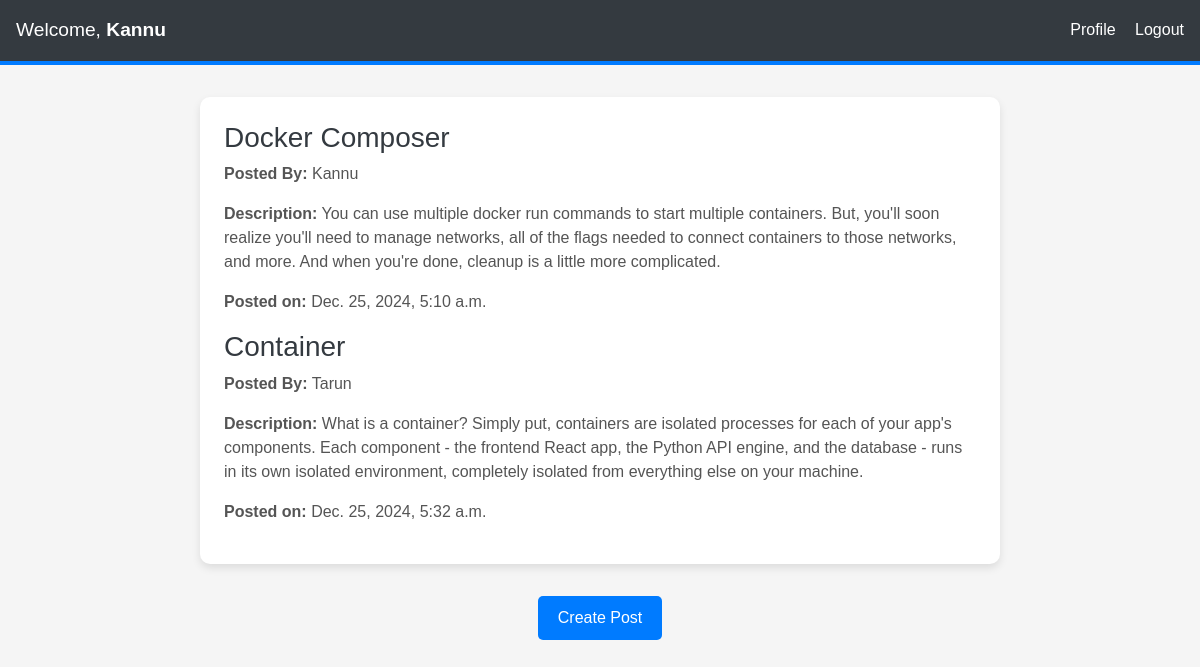
/dashboard/ (signed in), run on the app's committed database.
### blogproject/models.py (models this page shows)
class Blog(models.Model):
    user = models.ForeignKey(User, on_delete=models.CASCADE)
    title = models.CharField(max_length=50)
    description = models.TextField()
    post_date = models.DateTimeField(auto_now_add=True)

### blogproject/views.py (the view)
# urls.py: path('dashboard/', Dashboard.as_view(), name='dashboard'),
class Dashboard(LoginRequiredMixin, View):
    login_url = 'login'
    def get(self, request):
        data = Blog.objects.all()
        print('Dashboard View :', data)
        return render(
            request, 'dashboard.html',
            {'data': data, 'user': request.user})

### blogproject/templates/dashboard.html (shortened to what this page needs)
<!DOCTYPE html>
<html lang="en">
<head>
    <link href="https://cdn.jsdelivr.net/npm/bootstrap@5.3.1/dist/css/bootstrap.min.css" rel="stylesheet">
</head>
<body>
    <div class="header">
        <div class="user-info">
            Welcome, <strong>{{ user }}</strong>
        </div>
        <div class="nav-buttons">
            <a href="#">Profile</a>
            <a href="{% url 'logout' %}">Logout</a>
        </div>
    </div>
    <div class="content">
      {% for i in data %}
        <h3>{{ i.title }}</h3>
        <p><strong>Posted By:</strong> {{ i.user }}</p>
        <p><strong>Description:</strong> {{ i.description }}</p>
        <p><strong>Posted on:</strong> {{ i.post_date }}</p>
      {% endfor %}
    </div>
    <div class="btn-create-post">
        <a href="{% url 'createpost' %}">Create Post</a>
    </div>
</body>
</html>

### blogproject/templates/dashboard.html (style rules this page uses)
body { background-color: #f5f5f5; font-family: Arial, sans-serif; }
.header { background-color: #343a40; color: white; padding: 1rem; display: flex; justify-content: space-between; align-items: center; border-bottom: 4px solid #007bff; }
.header .user-info { font-size: 1.2rem; }
.header .nav-buttons a { color: white; text-decoration: none; margin-left: 15px; font-size: 1rem; }
.content { margin: 2rem auto; max-width: 800px; background-color: white; padding: 1.5rem; border-radius: 10px; box-shadow: 0 4px 8px rgba(0, 0, 0, 0.1); }
.content h3 { color: #343a40; }
.content p { color: #555; font-size: 1rem; }
.btn-create-post { display: block; text-align: center; margin-top: 20px; }
.btn-create-post a { display: inline-block; background-color: #007bff; color: white; padding: 10px 20px; border-radius: 5px; text-decoration: none; font-size: 1rem; }

### data on the page
Blog: title "Docker Composer", user "Kannu", description "You can use multiple docker run commands to start multiple containers. But, you'll soon realize you'll need to manage networks, all of the flags needed to connect containers to those networks, and more. And when you're done, cleanup is a little more complicated.", post_date "Dec. 25, 2024, 5:10 a.m."
Blog: title "Container", user "Tarun", description "What is a container? Simply put, containers are isolated processes for each of your app's components. Each component - the frontend React app, the Python API engine, and the database - runs in its own isolated environment, completely isolated from everything else on your machine.", post_date "Dec. 25, 2024, 5:32 a.m."

### other printed values
{{ user }} "Kannu"
